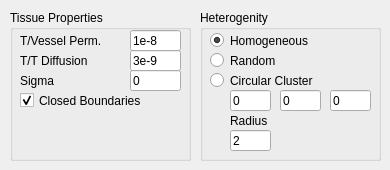
        <widget class="QWidget" name="tab_10">
         <attribute name="title">
          <string>Tissue</string>
         </attribute>
         <widget class="QGroupBox" name="groupBox_31">
          <property name="geometry">
           <rect>
            <x>10</x>
            <y>10</y>
            <width>181</width>
            <height>151</height>
           </rect>
          </property>
          <property name="title">
           <string>Tissue Properties</string>
          </property>
          <property name="flat">
           <bool>true</bool>
          </property>
          <widget class="QLabel" name="label_40">
           <property name="geometry">
            <rect>
             <x>10</x>
             <y>20</y>
             <width>111</width>
             <height>21</height>
            </rect>
           </property>
           <property name="text">
            <string>T/Vessel Perm.</string>
           </property>
          </widget>
          <widget class="QLineEdit" name="twoPhasePVT">
           <property name="geometry">
            <rect>
             <x>120</x>
             <y>20</y>
             <width>51</width>
             <height>21</height>
            </rect>
           </property>
           <property name="text">
            <string>1e-8</string>
           </property>
           <property name="placeholderText">
            <string>m/s</string>
           </property>
          </widget>
          <widget class="QLineEdit" name="twoPhaseDT">
           <property name="geometry">
            <rect>
             <x>120</x>
             <y>40</y>
             <width>51</width>
             <height>21</height>
            </rect>
           </property>
           <property name="text">
            <string>3e-9</string>
           </property>
           <property name="placeholderText">
            <string>m²/s</string>
           </property>
          </widget>
          <widget class="QLabel" name="label_41">
           <property name="geometry">
            <rect>
             <x>10</x>
             <y>40</y>
             <width>111</width>
             <height>21</height>
            </rect>
           </property>
           <property name="text">
            <string>T/T Diffusion</string>
           </property>
          </widget>
          <widget class="QLineEdit" name="twoPhaseSigma">
           <property name="geometry">
            <rect>
             <x>120</x>
             <y>60</y>
             <width>51</width>
             <height>21</height>
            </rect>
           </property>
           <property name="text">
            <string>0</string>
           </property>
          </widget>
          <widget class="QLabel" name="label_42">
           <property name="geometry">
            <rect>
             <x>10</x>
             <y>60</y>
             <width>111</width>
             <height>21</height>
            </rect>
           </property>
           <property name="text">
            <string>Sigma</string>
           </property>
          </widget>
          <widget class="QCheckBox" name="closedBoundaries">
           <property name="geometry">
            <rect>
             <x>10</x>
             <y>80</y>
             <width>161</width>
             <height>21</height>
            </rect>
           </property>
           <property name="text">
            <string>Closed Boundaries</string>
           </property>
           <property name="checked">
            <bool>true</bool>
           </property>
          </widget>
         </widget>
         <widget class="QGroupBox" name="groupBox_32">
          <property name="geometry">
           <rect>
            <x>200</x>
            <y>10</y>
            <width>181</width>
            <height>151</height>
           </rect>
          </property>
          <property name="title">
           <string>Heterogenity</string>
          </property>
          <property name="flat">
           <bool>true</bool>
          </property>
          <widget class="QLineEdit" name="tissueCircularR">
           <property name="geometry">
            <rect>
             <x>30</x>
             <y>120</y>
             <width>41</width>
             <height>21</height>
            </rect>
           </property>
           <property name="text">
            <string>2</string>
           </property>
           <property name="placeholderText">
            <string>um</string>
           </property>
          </widget>
          <widget class="QLabel" name="label_50">
           <property name="geometry">
            <rect>
             <x>30</x>
             <y>100</y>
             <width>61</width>
             <height>21</height>
            </rect>
           </property>
           <property name="text">
            <string>Radius</string>
           </property>
          </widget>
          <widget class="QRadioButton" name="tissueHomo">
           <property name="geometry">
            <rect>
             <x>10</x>
             <y>20</y>
             <width>171</width>
             <height>21</height>
            </rect>
           </property>
           <property name="text">
            <string>Homogeneous</string>
           </property>
           <property name="checked">
            <bool>true</bool>
           </property>
          </widget>
          <widget class="QRadioButton" name="tissueRandom">
           <property name="geometry">
            <rect>
             <x>10</x>
             <y>40</y>
             <width>171</width>
             <height>21</height>
            </rect>
           </property>
           <property name="text">
            <string>Random</string>
           </property>
          </widget>
          <widget class="QRadioButton" name="tissueCircular">
           <property name="geometry">
            <rect>
             <x>10</x>
             <y>60</y>
             <width>171</width>
             <height>21</height>
            </rect>
           </property>
           <property name="text">
            <string>Circular Cluster</string>
           </property>
          </widget>
          <widget class="QLineEdit" name="tissueCircularX">
           <property name="geometry">
            <rect>
             <x>30</x>
             <y>80</y>
             <width>41</width>
             <height>21</height>
            </rect>
           </property>
           <property name="text">
            <string>0</string>
           </property>
           <property name="placeholderText">
            <string>um</string>
           </property>
          </widget>
          <widget class="QLineEdit" name="tissueCircularY">
           <property name="geometry">
            <rect>
             <x>80</x>
             <y>80</y>
             <width>41</width>
             <height>21</height>
            </rect>
           </property>
           <property name="text">
            <string>0</string>
           </property>
           <property name="placeholderText">
            <string>um</string>
           </property>
          </widget>
          <widget class="QLineEdit" name="tissueCircularZ">
           <property name="geometry">
            <rect>
             <x>130</x>
             <y>80</y>
             <width>41</width>
             <height>21</height>
            </rect>
           </property>
           <property name="text">
            <string>0</string>
           </property>
           <property name="placeholderText">
            <string>um</string>
           </property>
          </widget>
         </widget>
        </widget>
